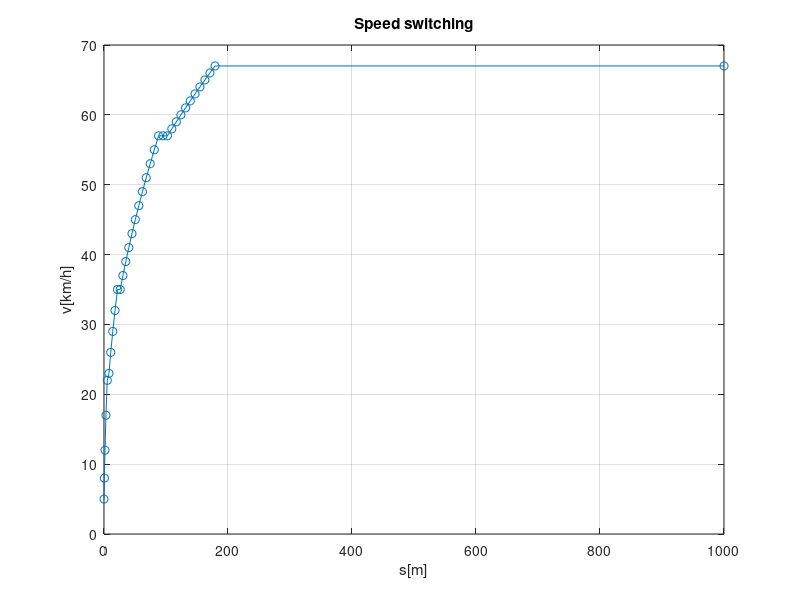
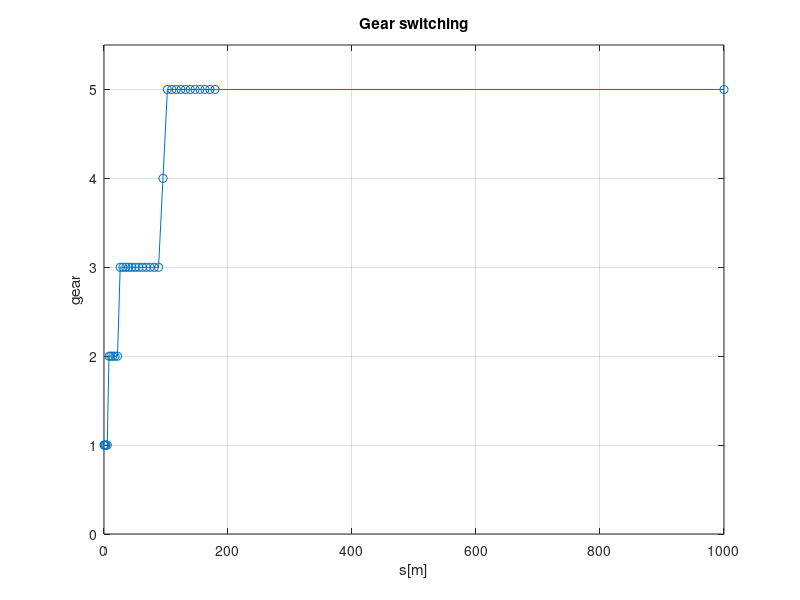

Source code (MATLAB) for these figures, in order:
clear
close all
clc

%% KONSTANTE - MODEL AUTOMOBILA
M = 1365; Lambda = 1.089; Rw = 0.316 ; g = 9.81; 
id = 4.31; ig = [3.32, 2, 1.36, 1.01, 0.82]; % ig je konstanta koja se vezuje sa stepene prenosa tj. za 1,2,3,4 i 5 brzinu na menjaču 
nm = 0.95; cr = 0.015; S_cd = 0.65; ro_a = 1.2; 
phi = 0; phi = phi*pi/180; 

% Koeficijenti za potrošnju goriva
a1 = 1.1046e-5; a2 = -7.7511e-8; a3 = 1.6958e-10; 
a4 = 1.7363e-8; a5 = 6.4277e-11; a6 = 1.6088e-10;   
b1 = 1.5545; b2 = -4.8907e-3; b3 = 4.0442e-6;

% Koeficijenti za promenu stepena prenosa
t_shift = 0.3; sigma = 1.5; 

dist_total = 1000; % Ukupna distanca
v0 = 5*1000/3600; % Početna brzina (m/s)
vf = 67*1000/3600; % Krajnja brzina (m/s)
dv = 1*1000/3600; % Inkrement brzine
x = v0:dv:vf;

%% INICIJALIZACIJA MATRICA
n_states = length(x) * length(ig);
dist_covered = inf(n_states,n_states);
m_fuel = inf(n_states, n_states); % Potrošnja goriva za prelazak iz stanja u stanje
distance = inf(n_states, 1); % Pređena distanca
distance(1) = 0; % Početna distanca je 0

%% GENERISANJE STANJA
states = [];
for i = 1:length(x)
    for j = 1:length(ig)
        states = [states; x(i), j]; % Stanje se definiše kao 2D vektor čije su koordinate trenutna brzina automobila i trenutni stepen prenosa 
    end
end

%% POPUNJAVANJE MATRICE m_fuel
for i = 1:size(m_fuel,1)
    for j = i:size(m_fuel,2)
        if states(i,2) == states(j,2) && states(i,1) <= states(j,1) % Trenutna brzina ostaje ista ili raste dok stepen prenosa ostaje isti
            v_curr = states(i,1); v_new = states(j,1);
            ds = v_curr*sigma*t_shift; i_curr = states(i,2);
            v_mean = (v_curr+v_new)/2;

            dv_dt = (v_new - v_curr)*v_mean/ds;    
            F = Lambda * M * dv_dt + (S_cd * ro_a * v_mean^2) / 2 + ...
                cr * M * g * cos(phi) + M * g * sin(phi);
                
            omega = v_mean*id*ig(i_curr)/Rw;
            T = F*v_mean/(nm*omega);
                
            dm_dt = a1*omega + a2*omega^2 + a3*omega^3 + ...
                 a4*omega*T + a5*omega^2*T + a6*omega*T^2;
  
            dm = dm_dt*ds/v_mean;
            Tmax = b1*omega + b2*omega^2 + b3*omega^3;
                
            if T>Tmax % Ukoliko je momenat potreban za realizaciju prelaza veći od Tmax, smatra se da je prelaz nemoguć, tj. dm i ds se postavljaju na vrednost inf 
               dm = inf;
               ds = inf;
            end

        elseif (states(i,2) == states(j,2) - 1) && states(i,1) <= states(j,1) % Trenutna brzina ostaje ista ili raste dok stepen prenosa raste za 1
            v_curr = states(i,1); v_new = states(j,1);
            ds = v_curr*sigma*t_shift; i_curr = states(i,2); i_new = states(j,2);
            
            a_shift = ((S_cd * ro_a * v_curr^2) / 2 + ...
                        cr * M * g * cos(phi) + M * g * sin(phi))/(-Lambda*M);
            v_curr_prim = v_curr + a_shift*t_shift;
            
            v_mean = (v_curr + v_curr_prim)/2;
            ds_shift = v_mean*t_shift;
   
            v_mean = (v_new + v_curr_prim)/2;         
            dv_dt = (v_new - v_curr_prim)*v_mean/(ds-ds_shift);     
            F = Lambda * M * dv_dt + (S_cd * ro_a * v_mean^2) / 2 + ...
                cr * M * g * cos(phi) + M * g * sin(phi);
                
            omega = v_mean*id*ig(i_new)/Rw;
            T = F*v_mean/(nm*omega);
                
            dm_dt = a1*omega + a2*omega^2 + a3*omega^3 + ...
                 a4*omega*T + a5*omega^2*T + a6*omega*T^2;
  
            dm = dm_dt*(ds-ds_shift)/v_mean;
            Tmax = b1*omega + b2*omega^2 + b3*omega^3;
                
            if T>Tmax % Ukoliko je momenat potreban za realizaciju prelaza veći od Tmax, smatra se da je prelaz nemoguć, tj. dm i ds se postavljaju na vrednost inf  
               dm = inf;
               ds = inf;
            end

        else 
            dm = inf;
            ds = inf;
        end
        m_fuel(i,j) = dm; % Matrica m_fuel čuva potrebno gorivo za prelazak iz stanja i u stanje j 
        dist_covered(i,j) = ds; % Matrica dist_covered čuva distancu koju će auto preći pri prelasku iz stanja i u stanje j
    end
end

%% DINAMICKO PROGRAMIRANJE
n_states = size(m_fuel,1);
cost = inf*ones(n_states,1); 
prev_state = zeros(n_states, 1); % Čuvanje prethodnog stanja, potrebno da bi se rekonstruisala optimalna putanja

cost(1) = 0;
for i = 1:n_states
    for j = i:n_states
        if m_fuel(i,j) ~= inf
            new_cost = cost(i) + m_fuel(i,j);
            if new_cost < cost(j)
                cost(j) = new_cost;
                prev_state(j) = i;
            end
        end
    end
end

start_node = 0; end_node = 315; 
path = [end_node]; prev_node = prev_state(end_node); 

while prev_node ~= start_node
    path = [prev_node; path];
    prev_node = prev_state(prev_node);
end

min_cost = cost(end_node)*1000; % Minimalna potrošnja goriva da se dostigne stanje gde je trenutna brzina 67 km/h i stepen prenosa 5, izražena u gramima

disp('Minimalni trošak do finalnog stanja u gramima:');
disp(min_cost);

disp('Optimalan put:');
disp(path);

%% FINALNA POTROŠNJA I GRAFIČKI PRIKAZ REZULTATA
s_opt = 0; s_axis = [s_opt];
for i = 1:length(path)-1
    s_opt = s_opt + dist_covered(path(i),path(i+1)); % Ukupan pređeni put po optimalnoj putanji, od početnog do finalnog stanja
    s_axis = [s_axis; s_opt];
end

cost_remaining = (dist_total - s_opt)*m_fuel(315,315)/dist_covered(315,315)*1000; % Potrošnja goriva od finalnog stanja pa do trenutka kada se pređe ukupno 1000 m, izražena u gramima
cost_accumulated = (min_cost + cost_remaining);

disp('Minimalni potrošnja goriva za celokupan put u gramima:');
disp(cost_accumulated);

s_axis = [s_axis; 1000];
v_axis = states(path,1)*3600/1000; v_axis = [v_axis; v_axis(end)];
gear_axis = states(path,2); gear_axis = [gear_axis; gear_axis(end)];

figure()
plot(s_axis,v_axis)
hold all
scatter(s_axis,v_axis)
title('Speed switching')
grid("on")
xlabel('s[m]')
ylabel('v[km/h]')
ylim([0,70])

figure()
plot(s_axis,gear_axis)
hold all
scatter(s_axis,gear_axis)
title('Gear switching')
xlabel('s[m]')
ylabel('gear')
grid("on")
ylim([0,5.5])